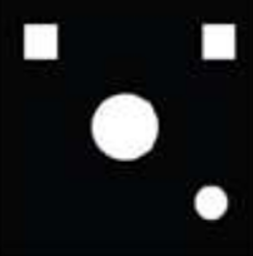
%> input picture LAB 8/1.PNG, 253 x 256 px
$ octave LAB_EIGHT_ONE.m   (GNU Octave 9; MATLAB toolbox functions it lacks are replaced by stand-ins)
%> lines starting %> are read from the running program, lines starting %| are printed output that depends on the picture; in (x1, y1, x2, y2) boxes, pixels count from 0 and x2, y2 are one past the last pixel; in counts of white or black regions, pixels touching at a corner belong together; the program's own positions count from 1
clc
clear all
a = imread('C:\Users\PRIYANSHU SHARMA\Desktop\PRIYANSHU\6 STUDY\MATLAB\LAB 8\1.png');
%> a is the input picture: size 256x253x3 uint8; mean R, G, B 29.7, 31.3, 32.8
imshow(a)
a = im2bw(a,graythresh(a));
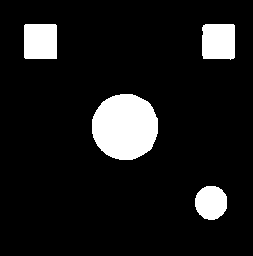
%> a: size 256x253 logical; 10.3% white; 4 white regions
[B,L] = bwboundaries(a);
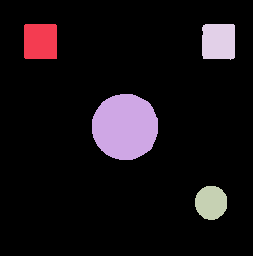
%> L: size 256x253 double; 5 distinct labels, from 0 to 4; one colour per label, 0 black
%> B = 4 boundaries; box (x1, y1, x2, y2) and points: (92, 94, 158, 160) 191, (24, 24, 57, 59) 130, (202, 24, 235, 60) 128, (195, 186, 227, 220) 94
figure, imshow(a);
hold on;
for k=1:length(B)
    boundary = B{k};
    plot(boundary(:,2),boundary(:,1),'g','LineWidth',2);
end
%> this loop made 4 passes
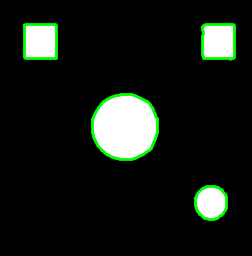
%> figure redrawn from the program's plot data

[L, N] = bwlabel(a);
%> N = 4
RGB = label2rgb(L, 'hsv', [.5 .5 .5], 'shuffle');
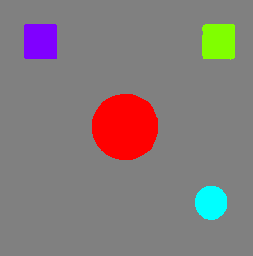
%> RGB: size 256x253x3 uint8; mean R, G, B 133.1, 122.8, 122.8

figure, imshow(RGB);
hold on;

for k=1:length(B)
    boundary = B{k};
    plot(boundary(:,2),boundary(:,1),'w','LineWidth',2);
    text(boundary(1,2)-11,boundary(1,1)+11,num2str(k),'Color','y','FontSize',14,'FontWeight','bold');
end

stats = regionprops(L,'all');
%> stats = 4 regions; box (x1, y1, x2, y2), Area, Centroid, MajorAxisLength, MinorAxisLength and Eccentricity: (92, 94, 158, 160) 3484 [125.7 127.5] 66.72 66.52 0.0787, (24, 24, 57, 59) 1152 [41 42] 40.32 38.01 0.333, (202, 24, 235, 60) 1142 [219.1 42.1] 40.19 37.69 0.347, (195, 186, 227, 220) 874 [211.7 203.3] 34.26 32.53 0.313
temp = zeros(1,N);
for k = 1:N
    temp(k) = 4*pi*stats(k,1).Area / (stats(k,1).Perimeter)^2;
    stats(k,1).ThinnessRatio = temp(k);
    temp(k) = (stats(k,1).BoundingBox(3))/(stats(k,1).BoundingBox(4));
    stats(k,1).AspectRatio = temp(k);
end
%> after the loop, temp = [0.943 1 0.941 0.917]

areas = zeros(1,N);
for k=1:N
    areas(k) = stats(k).Area;
end
%> after the loop, areas = [1152 3484 874 1142]

TR = zeros(1,N);
for k = 1:N
    TR(k) = stats(k).ThinnessRatio;
end
%> after the loop, TR = [0.897 1.03 1.05 0.895]

cmap = colormap(lines(16))
for k = 1:N
    scatter(areas(k), TR(k), [], cmap(k,:), 'filled'), ylabel('Thinness Ratio'), xlabel('Area')
    hold on
end
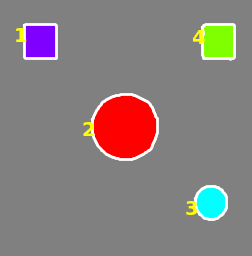
%> figure redrawn from the program's plot data
